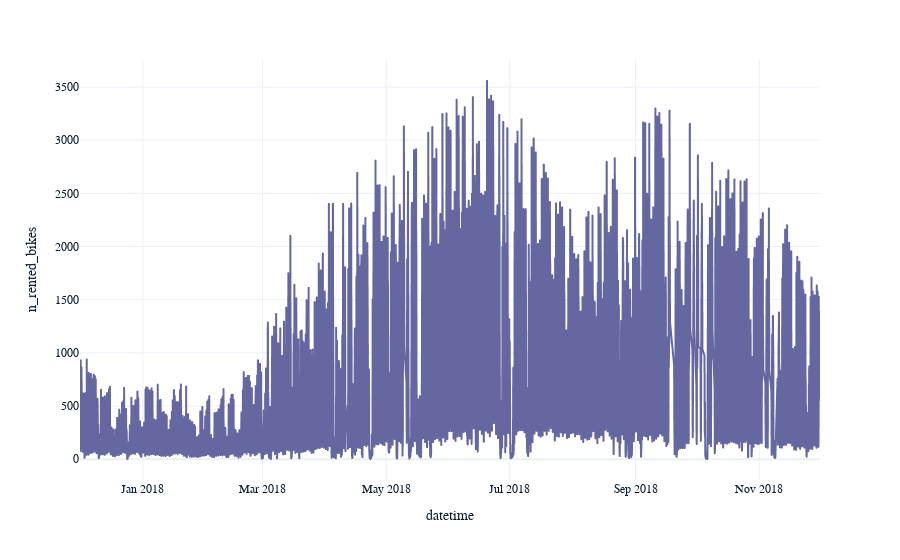

Notebook code for this chart:
### Markdown cell above
### Visualize bike rentals over time

### Code cell
# Create a line plot of rented bikes over time
px.line(df, x = 'datetime', y = 'n_rented_bikes')

### Figure 1 — Plotly figure (JSON) as saved in the notebook; plotly's stock layout.template omitted (floating-point values rounded to 4 significant figures; data arrays with more than 128 entries replaced by an {"elided": "..."} marker saying what was removed)
{"data": [{"hovertemplate": "datetime=%{x}<br>n_rented_bikes=%{y}<extra></extra>", "legendgroup": "", "line": {"color": "#6568a0", "dash": "solid"}, "marker": {"symbol": "circle"}, "mode": "lines", "name": "", "showlegend": false, "x": {"elided": "8465 str values"}, "xaxis": "x", "y": {"elided": "8465 int values"}, "yaxis": "y", "type": "scattergl"}], "layout": {"xaxis": {"anchor": "y", "domain": [0, 1], "title": {"text": "datetime"}}, "yaxis": {"anchor": "x", "domain": [0, 1], "title": {"text": "n_rented_bikes"}}, "legend": {"tracegroupgap": 0}, "margin": {"t": 60}}}
